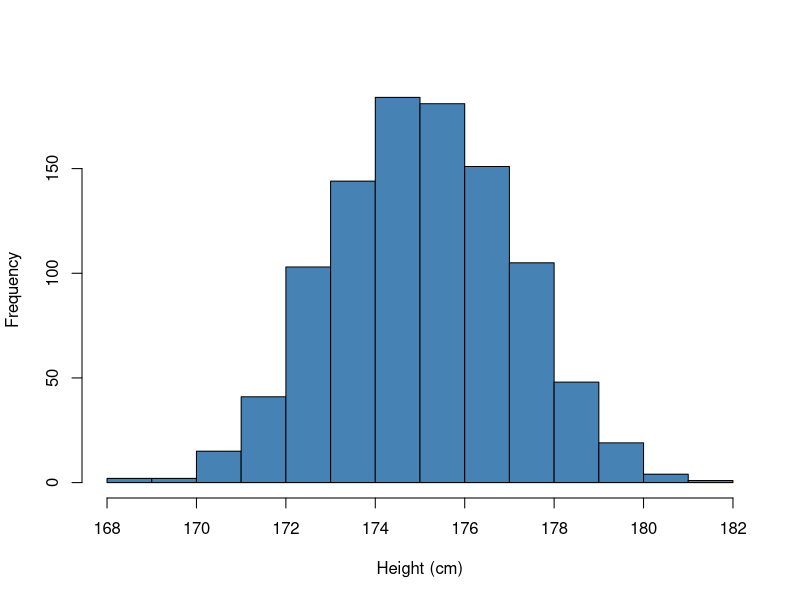
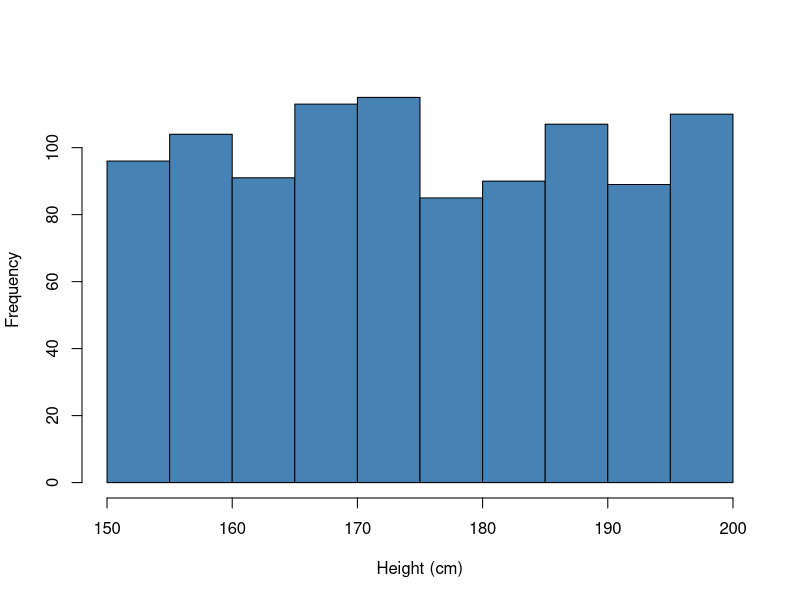
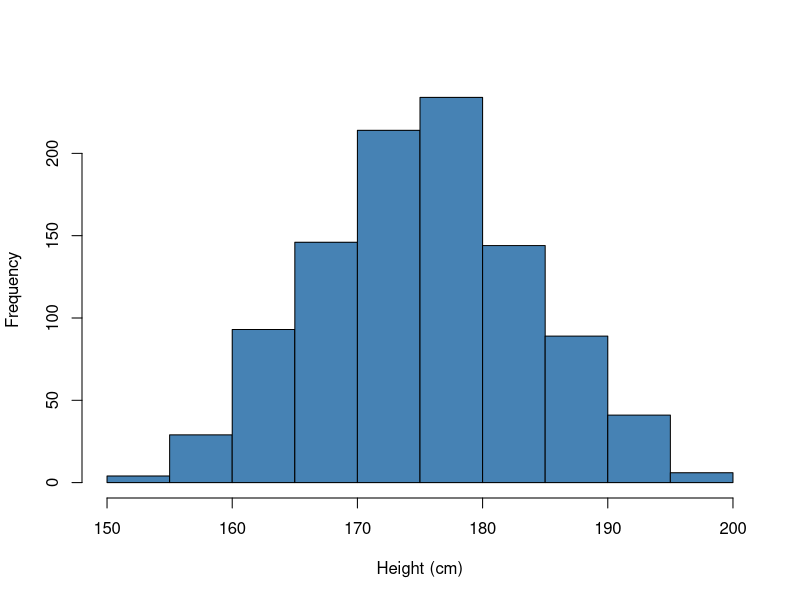
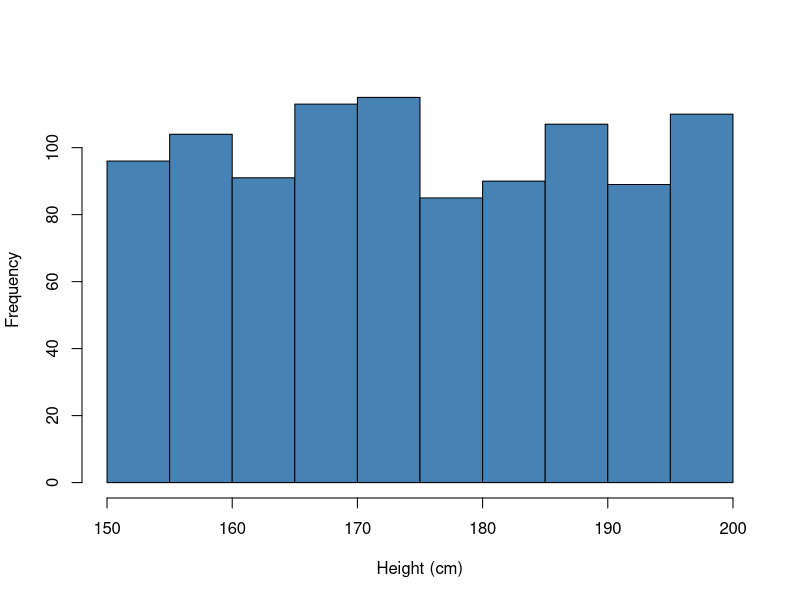
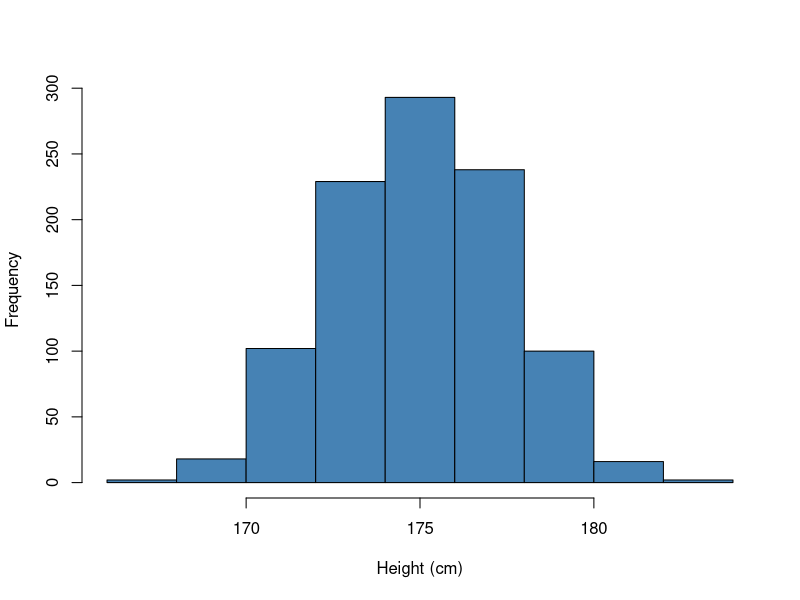
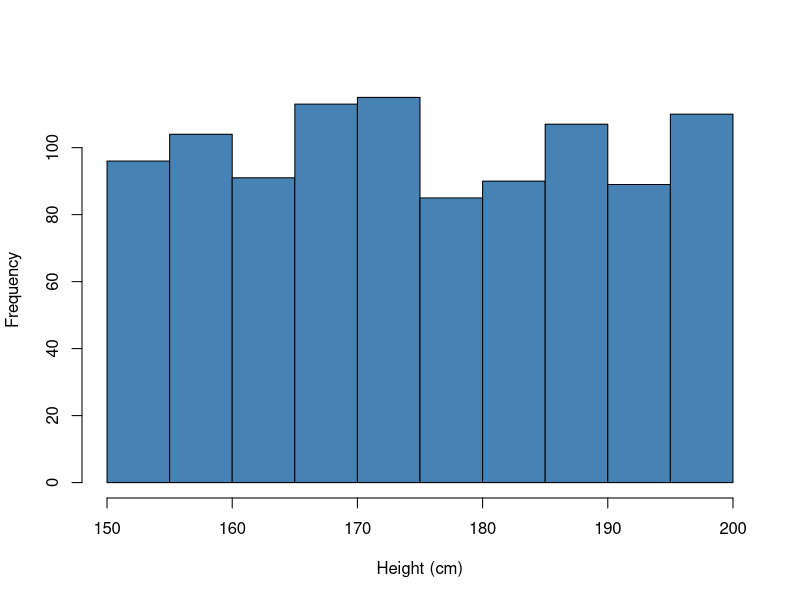
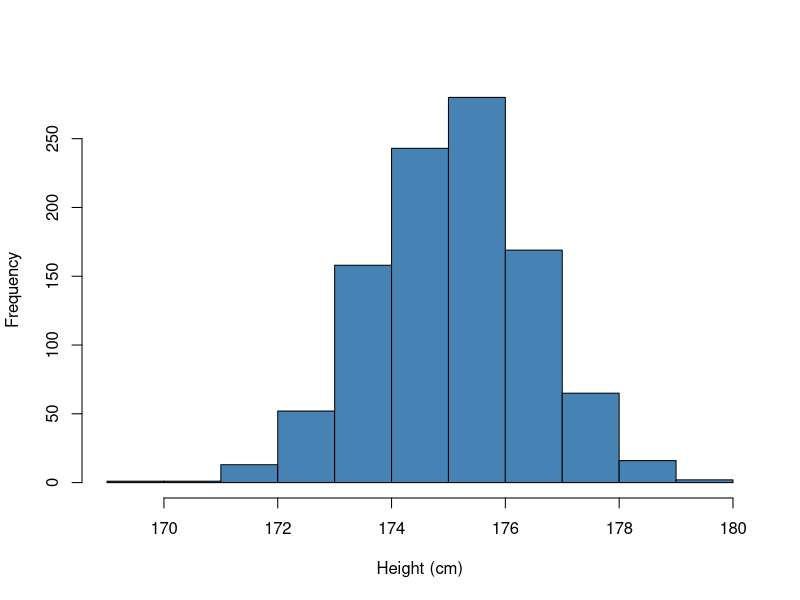

Write the R code that produced these figures, in order.
## ---- chunk 1
library(tidyverse)
#make this example reproducible
set.seed(0)

#create random variable with sample size of 1000 that is uniformally distributed
data <- runif(n=1000, min=150, max=200)

sample5 <- c()

#take 1,000 random samples of size n=5
n = 1000
for (i in 1:n){
sample5[i] = mean(sample(data, 50, replace=TRUE))
}

#create histogram to visualize sampling distribution of sample means
hist(sample5, col ='steelblue', main = " ", xlab='Height (cm)')

## ---- chunk 2
#make this example reproducible
set.seed(0)

#create random variable with sample size of 1000 that is uniformally distributed
data <- runif(n=1000, min=150, max=200)

#create histogram to visualize distribution of turtle shell widths
hist(data, col='steelblue', main=" ", xlab='Height (cm)')
## ---- chunk 3
sample5 <- c()

#take 1,000 random samples of size n=5
n = 1000
for (i in 1:n){
sample5[i] = mean(sample(data, 3, replace=TRUE))
}

#create histogram to visualize sampling distribution of sample means
hist(sample5, col ='steelblue', main = " ", xlab='Height (cm)')
## ---- chunk 4
#make this example reproducible
set.seed(0)

#create random variable with sample size of 1000 that is uniformally distributed
data <- runif(n=1000, min=150, max=200)

#create histogram to visualize distribution of turtle shell widths
hist(data, col='steelblue', main=" ", xlab='Height (cm)')
## ---- chunk 5
sample5 <- c()

#take 1,000 random samples of size n=5
n = 1000
for (i in 1:n){
sample5[i] = mean(sample(data, 30, replace=TRUE))
}

#create histogram to visualize sampling distribution of sample means
hist(sample5, col ='steelblue', main = " ", xlab='Height (cm)')
## ---- chunk 6
#make this example reproducible
set.seed(0)

#create random variable with sample size of 1000 that is uniformally distributed
data <- runif(n=1000, min=150, max=200)

#create histogram to visualize distribution of turtle shell widths
hist(data, col='steelblue', main=" ", xlab='Height (cm)')
## ---- chunk 7
sample5 <- c()

#take 1,000 random samples of size n=5
n = 1000
for (i in 1:n){
sample5[i] = mean(sample(data, 100, replace=TRUE))
}

#create histogram to visualize sampling distribution of sample means
hist(sample5, col ='steelblue', main = " ", xlab='Height (cm)')
